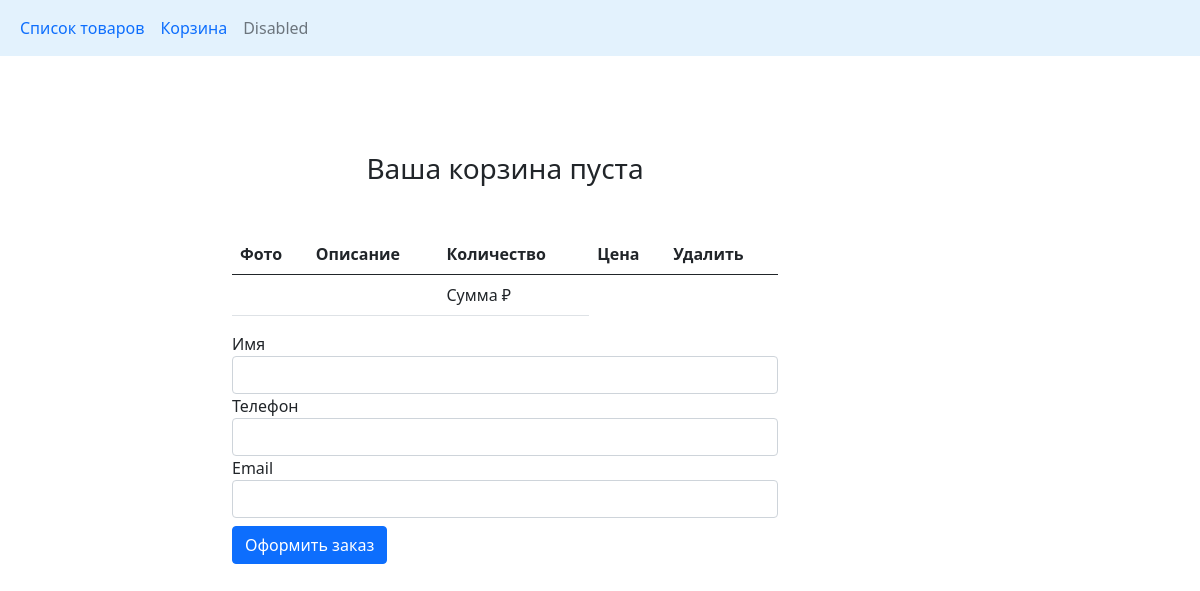
Before: /cart/ with the older database file.
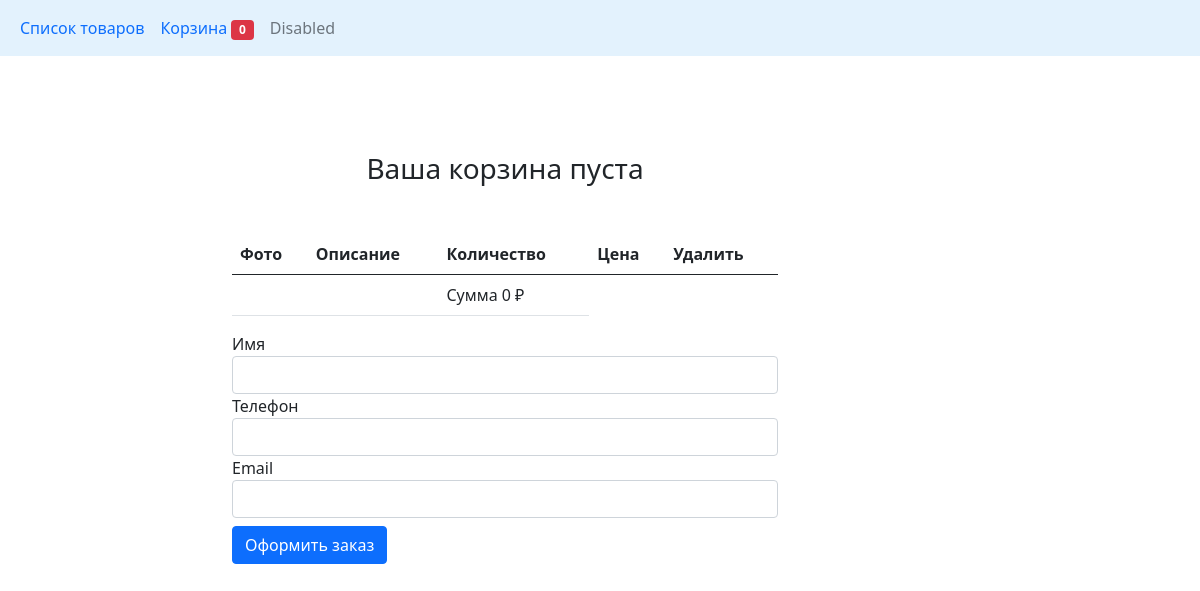
After: the same page with the newer database file.
### store/models.py (models this page shows)
class Cart(models.Model):
    products = models.ManyToManyField(CartProduct, blank=True, related_name='related_cart')
    total_products = models.PositiveIntegerField(default=0)
    final_price = models.DecimalField(default=0, max_digits=9, decimal_places=0, \
                                      verbose_name='Общая Цена')

### store/views.py (the view)
# urls.py: path('cart/', CartView.as_view(), name='cart_url'),
class CartView(View):
    def get(self, request, *args, **kwargs):
        cart = Cart.objects.last()
        form = OrderForm(request.POST or None)
        return render(request, 'cart.html', context={'cart': cart, 'form': form})

### store/forms.py
class OrderForm(forms.ModelForm):
    class Meta:
        model = Order
        fields = ['name', 'phone', 'email']
        widgets = {
            'name': forms.TextInput(attrs={'class': 'form-control'}),
            'phone': forms.TextInput(attrs={'class': 'form-control'}),
            'email': forms.TextInput(attrs={'class': 'form-control'}),
        }

### store/templates/cart.html (shortened to what this page needs)
{% extends 'base_store.html' %}
{% block content %}
<h3 class="text-center mt-5 mb-5">
    Ваша корзина {% if not cart.products.count %}пуста{% endif %}
</h3>
<table class="table">
    <thead>
    <tr>
        <th scope="col">Фото</th>
        <th scope="col">Описание</th>
        <th scope="col">Количество</th>
        <th scope="col">Цена</th>
        <th scope="col">Удалить</th>
    </tr>
    </thead>
    <tbody>
    <tr>
        <td colspan="2"></td>
        <td>Сумма {{ cart.final_price }} ₽</td>
    </tr>
    </tbody>
</table>
<form action="{% url 'make_order' %}" method="POST">
    {% for field in form %}
        <div class="form-group">
        {{ field.label }}
        {{ field }}
    </div>
    {% endfor %}
    <button type="submit" name="button" class="btn btn-primary">Оформить заказ</button>
{% endblock content %}

### store/templates/base_store.html (shortened to what this page needs)
<!DOCTYPE html>
<html lang="en">
<head>
    <link href="https://cdn.jsdelivr.net/npm/bootstrap@5.0.0-beta1/dist/css/bootstrap.min.css" rel="stylesheet">
</head>
<body>
<nav class="navbar navbar-expand-lg" style="background-color: #e3f2fd;">
  <div class="container-fluid">
    <div class="collapse navbar-collapse" id="navbarSupportedContent">
      <ul class="navbar-nav me-auto mb-2 mb-lg-0">
        <li class="nav-item">
          <a class="nav-link active" aria-current="page"
             href="{% url 'products_list_url' %}">Список
              товаров</a>
        </li>
        <li class="nav-item">
                <a class="nav-link" href="{% url 'cart_url' %}">Корзина
                  <span class="badge bg-danger">{{ cart.products.count }}</span></a>
        </li>
        <li class="nav-item">
          <a class="nav-link disabled" href="#" tabindex="-1" aria-disabled="true">Disabled</a>
        </li>
      </ul>
    </div>
  </div>
</nav>
<div class="container mt-5">
    <div class="row">
        <div class="col-6 offset-md-2">
          {% block content %}{% endblock %}
        </div>
    </div>
</div>
</body>
</html>

Changed rows visible on the page:
added Cart: products.count "0", final_price "0"
